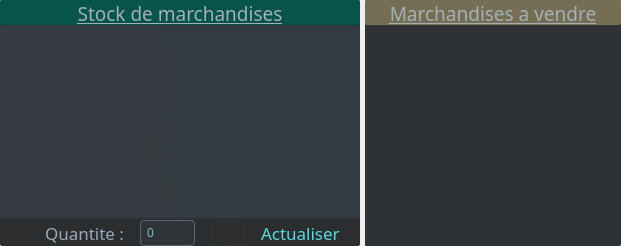
               <widget class="QGroupBox" name="groupBox_4">
                <property name="sizePolicy">
                 <sizepolicy hsizetype="Expanding" vsizetype="Expanding">
                  <horstretch>0</horstretch>
                  <verstretch>0</verstretch>
                 </sizepolicy>
                </property>
                <property name="maximumSize">
                 <size>
                  <width>16777215</width>
                  <height>273</height>
                 </size>
                </property>
                <property name="styleSheet">
                 <string notr="true">border-radius:2px;</string>
                </property>
                <property name="title">
                 <string/>
                </property>
                <property name="alignment">
                 <set>Qt::AlignHCenter|Qt::AlignTop</set>
                </property>
                <layout class="QHBoxLayout" name="horizontalLayout_5">
                 <property name="spacing">
                  <number>5</number>
                 </property>
                 <property name="leftMargin">
                  <number>0</number>
                 </property>
                 <property name="topMargin">
                  <number>0</number>
                 </property>
                 <property name="rightMargin">
                  <number>0</number>
                 </property>
                 <property name="bottomMargin">
                  <number>0</number>
                 </property>
                 <item>
                  <widget class="QGroupBox" name="groupBox_7">
                   <property name="styleSheet">
                    <string notr="true">background-color: rgb(46, 49, 53);
border-radius:2px;</string>
                   </property>
                   <property name="title">
                    <string/>
                   </property>
                   <layout class="QVBoxLayout" name="verticalLayout_6">
                    <property name="spacing">
                     <number>1</number>
                    </property>
                    <property name="leftMargin">
                     <number>0</number>
                    </property>
                    <property name="topMargin">
                     <number>0</number>
                    </property>
                    <property name="rightMargin">
                     <number>0</number>
                    </property>
                    <property name="bottomMargin">
                     <number>0</number>
                    </property>
                    <item>
                     <widget class="QLabel" name="label_9">
                      <property name="sizePolicy">
                       <sizepolicy hsizetype="Preferred" vsizetype="Fixed">
                        <horstretch>0</horstretch>
                        <verstretch>0</verstretch>
                       </sizepolicy>
                      </property>
                      <property name="maximumSize">
                       <size>
                        <width>16777215</width>
                        <height>25</height>
                       </size>
                      </property>
                      <property name="font">
                       <font>
                        <family>Corbel Light</family>
                        <pointsize>14</pointsize>
                        <italic>false</italic>
                        <underline>true</underline>
                       </font>
                      </property>
                      <property name="styleSheet">
                       <string notr="true">color: rgb(163, 176, 181);
background-color: rgb(40, 45, 53);
background-color: rgb(6, 84, 75);</string>
                      </property>
                      <property name="text">
                       <string>Stock de marchandises</string>
                      </property>
                      <property name="alignment">
                       <set>Qt::AlignHCenter|Qt::AlignTop</set>
                      </property>
                     </widget>
                    </item>
                    <item>
                     <widget class="QTableView" name="listeProduits">
                      <property name="font">
                       <font>
                        <family>Consolas</family>
                        <pointsize>12</pointsize>
                       </font>
                      </property>
                      <property name="autoFillBackground">
                       <bool>false</bool>
                      </property>
                      <property name="styleSheet">
                       <string notr="true">border-radius :3px;
background-color: qlineargradient(spread:pad, x1:0.27, y1:0.523591, x2:0.837785, y2:0.505, stop:0.148325 rgba(79, 96, 100, 55), stop:0.894737 rgba(73, 97, 109, 52));
selection-background-color: rgb(11, 63, 68);
selection-color: rgb(1, 243, 235);
color: rgb(233, 222, 255);
background-image: url(:/img/icon/05.png);</string>
                      </property>
                      <property name="autoScrollMargin">
                       <number>5</number>
                      </property>
                      <property name="editTriggers">
                       <set>QAbstractItemView::NoEditTriggers</set>
                      </property>
                      <property name="alternatingRowColors">
                       <bool>false</bool>
                      </property>
                      <property name="selectionMode">
                       <enum>QAbstractItemView::SingleSelection</enum>
                      </property>
                      <property name="selectionBehavior">
                       <enum>QAbstractItemView::SelectRows</enum>
                      </property>
                      <property name="gridStyle">
                       <enum>Qt::CustomDashLine</enum>
                      </property>
                      <attribute name="horizontalHeaderCascadingSectionResizes">
                       <bool>true</bool>
                      </attribute>
                      <attribute name="horizontalHeaderDefaultSectionSize">
                       <number>95</number>
                      </attribute>
                      <attribute name="verticalHeaderDefaultSectionSize">
                       <number>27</number>
                      </attribute>
                     </widget>
                    </item>
                    <item>
                     <widget class="QGroupBox" name="groupBox_10">
                      <property name="sizePolicy">
                       <sizepolicy hsizetype="Preferred" vsizetype="Expanding">
                        <horstretch>0</horstretch>
                        <verstretch>0</verstretch>
                       </sizepolicy>
                      </property>
                      <property name="maximumSize">
                       <size>
                        <width>16777215</width>
                        <height>40</height>
                       </size>
                      </property>
                      <property name="styleSheet">
                       <string notr="true">background-color: rgb(44, 45, 47);
border-radius :4px;</string>
                      </property>
                      <property name="title">
                       <string/>
                      </property>
                      <layout class="QHBoxLayout" name="horizontalLayout_6">
                       <property name="spacing">
                        <number>16</number>
                       </property>
                       <property name="leftMargin">
                        <number>45</number>
                       </property>
                       <property name="topMargin">
                        <number>1</number>
                       </property>
                       <property name="rightMargin">
                        <number>20</number>
                       </property>
                       <property name="bottomMargin">
                        <number>0</number>
                       </property>
                       <item>
                        <widget class="QLabel" name="label_6">
                         <property name="maximumSize">
                          <size>
                           <width>16777215</width>
                           <height>30</height>
                          </size>
                         </property>
                         <property name="font">
                          <font>
                           <family>Corbel Light</family>
                           <pointsize>13</pointsize>
                           <italic>false</italic>
                           <underline>false</underline>
                          </font>
                         </property>
                         <property name="styleSheet">
                          <string notr="true">color: rgb(153, 169, 185);</string>
                         </property>
                         <property name="text">
                          <string>Quantite :</string>
                         </property>
                         <property name="alignment">
                          <set>Qt::AlignCenter</set>
                         </property>
                        </widget>
                       </item>
                       <item>
                        <widget class="QSpinBox" name="venteQtt">
                         <property name="sizePolicy">
                          <sizepolicy hsizetype="Minimum" vsizetype="Preferred">
                           <horstretch>0</horstretch>
                           <verstretch>0</verstretch>
                          </sizepolicy>
                         </property>
                         <property name="maximumSize">
                          <size>
                           <width>16777215</width>
                           <height>29</height>
                          </size>
                         </property>
                         <property name="styleSheet">
                          <string notr="true">
#venteQtt:hover{
	padding : 4px;
	font: 75 11pt &quot;Consolas&quot;;
   border-radius:4px;
	border:1px solid rgb(57, 60, 63)
}
#venteQtt{
	padding : 4px;
	font: 75 11pt &quot;Consolas&quot;;
	color: rgb(125, 188, 193);
	background-color: rgb(47, 51, 55);
	border:1px solid rgb(91, 104, 116);
	border-radius:4px;
}</string>
                         </property>
                         <property name="buttonSymbols">
                          <enum>QAbstractSpinBox::NoButtons</enum>
                         </property>
                         <property name="maximum">
                          <number>100000000</number>
                         </property>
                        </widget>
                       </item>
                       <item>
                        <widget class="QPushButton" name="actualiser">
                         <property name="sizePolicy">
                          <sizepolicy hsizetype="Minimum" vsizetype="Expanding">
                           <horstretch>0</horstretch>
                           <verstretch>0</verstretch>
                          </sizepolicy>
                         </property>
                         <property name="maximumSize">
                          <size>
                           <width>37</width>
                           <height>28</height>
                          </size>
                         </property>
                         <property name="styleSheet">
                          <string notr="true">#actualiser{
	image: url(:/img/icon/actualiser.png);
	border-radius :7px;
	border :1px solid rgb(47, 56, 61);
}
#actualiser:hover{
	border :1px solid rgb(79, 93, 98)
}
</string>
                         </property>
                         <property name="text">
                          <string/>
                         </property>
                         <property name="iconSize">
                          <size>
                           <width>31</width>
                           <height>31</height>
                          </size>
                         </property>
                        </widget>
                       </item>
                       <item>
                        <widget class="QLabel" name="label_7">
                         <property name="sizePolicy">
                          <sizepolicy hsizetype="Preferred" vsizetype="Expanding">
                           <horstretch>0</horstretch>
                           <verstretch>0</verstretch>
                          </sizepolicy>
                         </property>
                         <property name="maximumSize">
                          <size>
                           <width>16777215</width>
                           <height>28</height>
                          </size>
                         </property>
                         <property name="font">
                          <font>
                           <family>Corbel</family>
                           <pointsize>13</pointsize>
                          </font>
                         </property>
                         <property name="styleSheet">
                          <string notr="true">color: rgb(83, 222, 222);
background-color: none;
border-radius:0px;</string>
                         </property>
                         <property name="text">
                          <string>Actualiser</string>
                         </property>
                        </widget>
                       </item>
                      </layout>
                     </widget>
                    </item>
                   </layout>
                  </widget>
                 </item>
                 <item>
                  <widget class="QGroupBox" name="groupBox_9">
                   <property name="styleSheet">
                    <string notr="true">background-color: rgb(46, 49, 53);
border-radius:2px;</string>
                   </property>
                   <property name="title">
                    <string/>
                   </property>
                   <layout class="QVBoxLayout" name="verticalLayout_5">
                    <property name="spacing">
                     <number>0</number>
                    </property>
                    <property name="leftMargin">
                     <number>0</number>
                    </property>
                    <property name="topMargin">
                     <number>0</number>
                    </property>
                    <property name="rightMargin">
                     <number>0</number>
                    </property>
                    <property name="bottomMargin">
                     <number>0</number>
                    </property>
                    <item>
                     <widget class="QLabel" name="label_10">
                      <property name="maximumSize">
                       <size>
                        <width>16777215</width>
                        <height>25</height>
                       </size>
                      </property>
                      <property name="font">
                       <font>
                        <family>Corbel Light</family>
                        <pointsize>14</pointsize>
                        <italic>false</italic>
                        <underline>true</underline>
                       </font>
                      </property>
                      <property name="styleSheet">
                       <string notr="true">color: rgb(163, 176, 181);
background-color: rgb(40, 45, 53);
background-color: rgb(117, 110, 84);</string>
                      </property>
                      <property name="text">
                       <string>Marchandises a vendre</string>
                      </property>
                      <property name="alignment">
                       <set>Qt::AlignHCenter|Qt::AlignTop</set>
                      </property>
                     </widget>
                    </item>
                    <item>
                     <widget class="QTableView" name="listeVente">
                      <property name="font">
                       <font>
                        <family>Consolas</family>
                        <pointsize>12</pointsize>
                       </font>
                      </property>
                      <property name="styleSheet">
                       <string notr="true">selection-background-color: rgb(11, 63, 68);
selection-color: rgb(1, 243, 235);
color: rgb(233, 222, 255);
background-image: url(:/img/icon/img03.png);</string>
                      </property>
                      <property name="dragDropMode">
                       <enum>QAbstractItemView::NoDragDrop</enum>
                      </property>
                      <property name="selectionBehavior">
                       <enum>QAbstractItemView::SelectRows</enum>
                      </property>
                      <property name="textElideMode">
                       <enum>Qt::ElideRight</enum>
                      </property>
                      <attribute name="horizontalHeaderCascadingSectionResizes">
                       <bool>true</bool>
                      </attribute>
                      <attribute name="horizontalHeaderDefaultSectionSize">
                       <number>82</number>
                      </attribute>
                      <attribute name="horizontalHeaderHighlightSections">
                       <bool>true</bool>
                      </attribute>
                      <attribute name="horizontalHeaderShowSortIndicator" stdset="0">
                       <bool>false</bool>
                      </attribute>
                      <attribute name="verticalHeaderHighlightSections">
                       <bool>true</bool>
                      </attribute>
                      <attribute name="verticalHeaderShowSortIndicator" stdset="0">
                       <bool>false</bool>
                      </attribute>
                     </widget>
                    </item>
                   </layout>
                  </widget>
                 </item>
                </layout>
               </widget>
